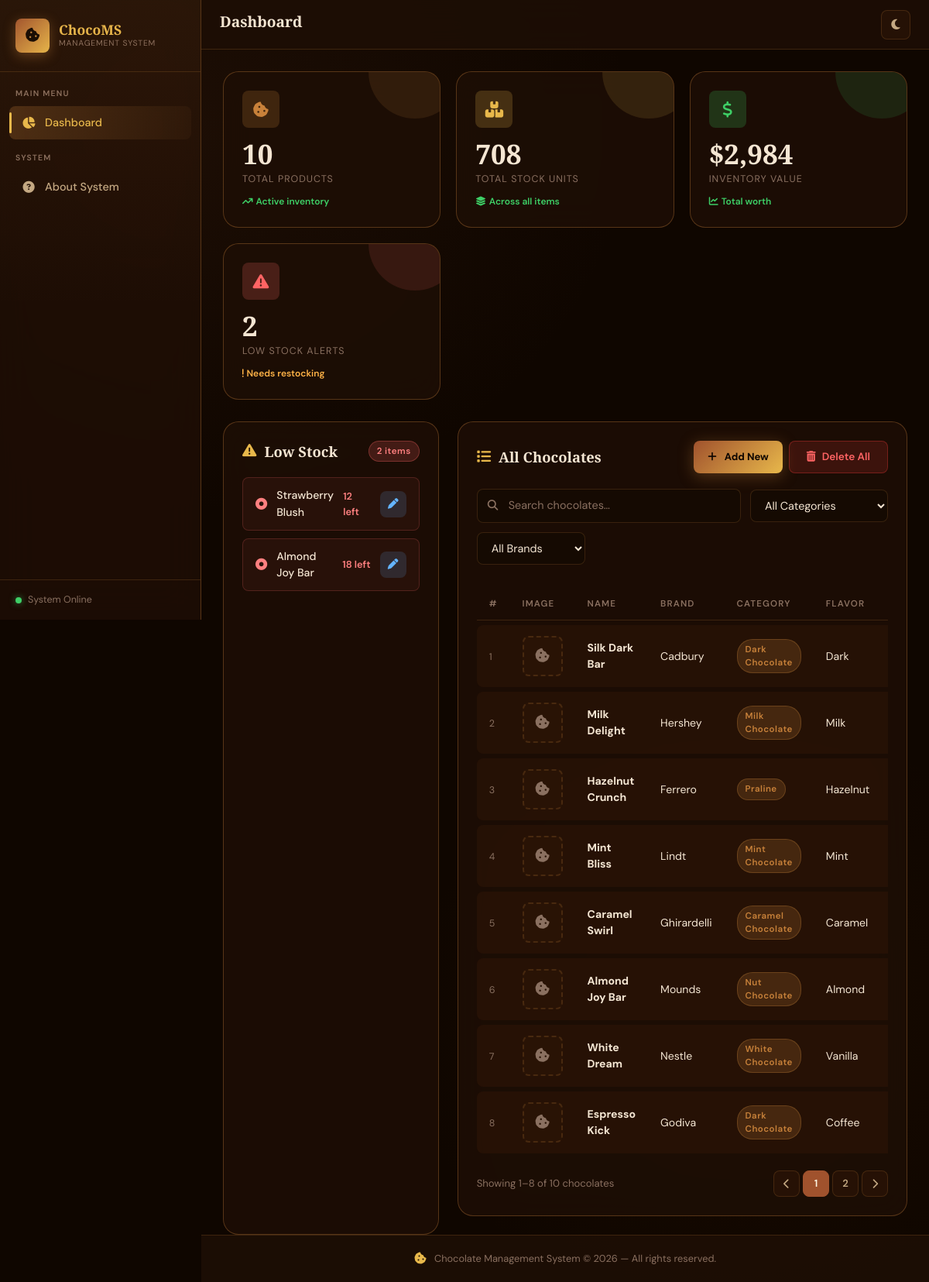
The page / on the database its author committed.
### tables this page shows
CREATE TABLE `chocolates` (
    `id`              INT(11)        NOT NULL AUTO_INCREMENT,
    `name`            VARCHAR(150)   NOT NULL,
    `brand`           VARCHAR(100)   NOT NULL,
    `category`        VARCHAR(100)   NOT NULL,
    `flavor`          VARCHAR(100)   NOT NULL,
    `price`           DECIMAL(10,2)  NOT NULL DEFAULT 0.00,
    `quantity`        INT(11)        NOT NULL DEFAULT 0,
    `expiration_date` DATE           NOT NULL,
    `description`     TEXT,
    `image`           VARCHAR(255)   DEFAULT NULL,
    `date_added`      TIMESTAMP      NOT NULL DEFAULT CURRENT_TIMESTAMP,
    PRIMARY KEY (`id`)
);

### index.php (the view, shortened to what this page needs)
<?php
require_once 'db.php';
$pageTitle  = 'Dashboard';
$activePage = 'dashboard';
$totalChoc = $conn->query("SELECT COUNT(*) AS c FROM chocolates")->fetch_assoc()['c'];
$totalQty  = $conn->query("SELECT SUM(quantity) AS s FROM chocolates")->fetch_assoc()['s'] ?? 0;
$lowStock  = $conn->query("SELECT COUNT(*) AS c FROM chocolates WHERE quantity <= 20")->fetch_assoc()['c'];
$totalVal  = $conn->query("SELECT SUM(price * quantity) AS v FROM chocolates")->fetch_assoc()['v'] ?? 0;
$lowItems = $conn->query("SELECT id, name, brand, quantity FROM chocolates WHERE quantity <= 20 ORDER BY quantity ASC LIMIT 6");
$chocolates = $conn->query("SELECT * FROM chocolates ORDER BY date_added DESC");
require_once 'components/header.php';
?>
<div class="stat-grid">
    <div class="stat-card choco-1">
        <div class="stat-icon"><i class="fa-solid fa-cookie-bite"></i></div>
        <div class="stat-value" data-target="<?= $totalChoc ?>"><?= $totalChoc ?></div>
        <div class="stat-label">Total Products</div>
        <div class="stat-change up"><i class="fa-solid fa-arrow-trend-up"></i> Active inventory</div>
    </div>
    <div class="stat-card choco-2">
        <div class="stat-icon"><i class="fa-solid fa-boxes-stacked"></i></div>
        <div class="stat-value" data-target="<?= $totalQty ?>"><?= number_format($totalQty) ?></div>
        <div class="stat-label">Total Stock Units</div>
        <div class="stat-change up"><i class="fa-solid fa-layer-group"></i> Across all items</div>
    </div>
    <div class="stat-card choco-3">
        <div class="stat-icon"><i class="fa-solid fa-dollar-sign"></i></div>
        <div class="stat-value">$<?= number_format($totalVal, 0) ?></div>
        <div class="stat-label">Inventory Value</div>
        <div class="stat-change up"><i class="fa-solid fa-chart-line"></i> Total worth</div>
    </div>
    <div class="stat-card choco-4">
        <div class="stat-icon"><i class="fa-solid fa-triangle-exclamation"></i></div>
        <div class="stat-value" data-target="<?= $lowStock ?>"><?= $lowStock ?></div>
        <div class="stat-label">Low Stock Alerts</div>
        <div class="stat-change <?= $lowStock > 0 ? 'warn' : 'up' ?>">
            <?= $lowStock > 0 ? 'Needs restocking' : 'All stocked well' ?>
        </div>
    </div>
</div>
<div class="row g-4" id="chocolates">
    <?php if ($lowItems->num_rows > 0): ?>
    <div class="col-12 col-xl-4">
        <div class="glass-card h-100">
            <div class="card-header-line">
                <div class="card-title">
                    <i class="fa-solid fa-triangle-exclamation"></i> Low Stock
                </div>
                <span class="badge-choco badge-low"><?= $lowStock ?> items</span>
            </div>
            <div class="low-stock-list">
                <?php while ($ls = $lowItems->fetch_assoc()): ?>
                <div class="low-stock-item">
                    <i class="fa-solid fa-circle-dot warn-icon"></i>
                    <span class="low-stock-name"><?= htmlspecialchars($ls['name']) ?></span>
                    <span class="low-stock-qty"><?= $ls['quantity'] ?> left</span>
                    <a href="edit.php?id=<?= $ls['id'] ?>" class="btn-icon btn-edit" title="Edit">
                        <i class="fa-solid fa-pen"></i>
                    </a>
                </div>
                <?php endwhile; ?>
            </div>
        </div>
    </div>
    <div class="col-12 col-xl-8">
    <?php else: ?>
    <div class="col-12">
    <?php endif; ?>
        <div class="glass-card">
            <div class="card-header-line">
                <div class="card-title">
                    <i class="fa-solid fa-list"></i> All Chocolates
                </div>
                <div class="d-flex gap-2 flex-wrap">
                    <a href="add.php" class="btn-submit" style="padding:8px 18px;font-size:.82rem;">
                        <i class="fa-solid fa-plus"></i> Add New
                    </a>
                    <button id="deleteAllBtn" class="btn-danger">
                        <i class="fa-solid fa-trash-can"></i> Delete All
                    </button>
                </div>
            </div>
            <div class="filter-bar mb-4">
                <div class="search-wrap">
                    <i class="fa-solid fa-magnifying-glass"></i>
                    <input type="text" id="searchInput" class="search-input" placeholder="Search chocolates…">
                </div>
                <select id="catFilter" class="filter-select">
                    <option value="">All Categories</option>
                </select>
                <select id="brandFilter" class="filter-select">
                    <option value="">All Brands</option>
                </select>
            </div>
            <div class="table-responsive">
                <table class="choco-table">
                    <thead>
                        <tr>
                            <th>#</th>
                            <th>Image</th>
                            <th class="sortable" data-col="2">Name <span class="sort-icon"></span></th>
                            <th class="sortable" data-col="3">Brand <span class="sort-icon"></span></th>
                            <th class="sortable" data-col="4">Category <span class="sort-icon"></span></th>
                            <th class="sortable" data-col="5">Flavor <span class="sort-icon"></span></th>
                            <th class="sortable" data-col="6">Price <span class="sort-icon"></span></th>
                        </tr>
                    </thead>
                    <tbody id="chocoTableBody">
                    <?php
                    $i = 0;
                    while ($ch = $chocolates->fetch_assoc()):
                        $i++;
                        $imgSrc   = (!empty($ch['image']) && file_exists(UPLOAD_DIR . $ch['image']))
                            ? UPLOAD_URL . htmlspecialchars($ch['image'])
                            : null;
                    ?>
                    <tr data-row="<?= $i ?>"
                        data-category="<?= htmlspecialchars($ch['category']) ?>"
                        data-brand="<?= htmlspecialchars($ch['brand']) ?>">
                        <td><span style="color:var(--text-muted);font-size:.78rem;"><?= $i ?></span></td>
                        <td>
                            <?php if ($imgSrc): ?>
                                <img src="<?= $imgSrc ?>" alt="<?= htmlspecialchars($ch['name']) ?>" class="choco-img-cell">
                            <?php else: ?>
                                <div class="img-placeholder"><i class="fa-solid fa-cookie-bite"></i></div>
                            <?php endif; ?>
                        </td>
                        <td><strong><?= htmlspecialchars($ch['name']) ?></strong></td>
                        <td><?= htmlspecialchars($ch['brand']) ?></td>
                        <td><span class="badge-choco badge-category"><?= htmlspecialchars($ch['category']) ?></span></td>
                        <td><?= htmlspecialchars($ch['flavor']) ?></td>
                        <td class="price-col">$<?= number_format($ch['price'], 2) ?></td>
                    </tr>
                    <?php endwhile; ?>
                    </tbody>
                </table>
            </div>
            <div class="pagination-wrap">
                <span class="pagination-info" id="paginationInfo"></span>
                <div class="pagination-btns" id="paginationBtns"></div>
            </div>
        </div>
    </div>
</div>
<?php require_once 'components/footer.php'; ?>

### components/header.php (shortened to what this page needs)
<?php
$pageTitle  = $pageTitle  ?? 'Dashboard';
$activePage = $activePage ?? 'dashboard';
?>
<!DOCTYPE html>
<html lang="en" data-theme="dark">
<head>
    <link href="https://cdn.jsdelivr.net/npm/bootstrap@5.3.3/dist/css/bootstrap.min.css" rel="stylesheet">
    <link href="https://cdnjs.cloudflare.com/ajax/libs/font-awesome/6.5.0/css/all.min.css" rel="stylesheet">
    <link href="https://cdn.jsdelivr.net/npm/sweetalert2@11/dist/sweetalert2.min.css" rel="stylesheet">
    <link rel="stylesheet" href="assets/css/style.css">
</head>
<body>
<aside class="sidebar" id="sidebar">
    <div class="sidebar-brand">
        <span class="brand-icon"><i class="fa-solid fa-cookie-bite"></i></span>
        <div class="brand-text">
            <span class="brand-name">ChocoMS</span>
            <span class="brand-sub">Management System</span>
        </div>
    </div>
    <nav class="sidebar-nav">
        <div class="nav-label">Main Menu</div>
        <a href="index.php" class="nav-item <?= $activePage==='dashboard'?'active':'' ?>">
            <i class="fa-solid fa-chart-pie nav-icon"></i>
            <span>Dashboard</span>
        </a>
        <div class="nav-label mt-3">System</div>
        <a href="about.php" class="nav-item <?= $activePage==='about'?'active':'' ?>">
            <i class="fa-solid fa-circle-question nav-icon"></i>
            <span>About System</span>
        </a>
    </nav>
    <div class="sidebar-footer">
        <div class="system-status">
            <span class="status-dot"></span>
            <span>System Online</span>
        </div>
    </div>
</aside>
<div class="main-wrapper" id="mainWrapper">
    <header class="topbar">
        <div class="topbar-title">
            <h1><?= htmlspecialchars($pageTitle) ?></h1>
        </div>
        <div class="topbar-actions">
            <button class="theme-toggle" id="themeToggle" title="Toggle Theme">
                <i class="fa-solid fa-moon" id="themeIcon"></i>
            </button>
        </div>
    </header>
    <main class="page-content">

### components/footer.php (shortened to what this page needs)
    </main>
    <footer class="site-footer">
        <div class="footer-inner">
            <span class="footer-icon"><i class="fa-solid fa-cookie-bite"></i></span>
            <span>Chocolate Management System &copy; 2026 &mdash; All rights reserved.</span>
        </div>
    </footer>
</div>
</body>
</html>

### rows shown on the page
chocolates: name "Strawberry Blush", quantity "12"
chocolates: name "Almond Joy Bar", quantity "18", brand "Mounds", category "Nut Chocolate", flavor "Almond"
chocolates: name "Silk Dark Bar", brand "Cadbury", category "Dark Chocolate", flavor "Dark"
chocolates: name "Milk Delight", brand "Hershey", category "Milk Chocolate", flavor "Milk"
chocolates: name "Hazelnut Crunch", brand "Ferrero", category "Praline", flavor "Hazelnut"
chocolates: name "Mint Bliss", brand "Lindt", category "Mint Chocolate", flavor "Mint"
chocolates: name "Caramel Swirl", brand "Ghirardelli", category "Caramel Chocolate", flavor "Caramel"
chocolates: name "White Dream", brand "Nestle", category "White Chocolate", flavor "Vanilla"
chocolates: name "Espresso Kick", brand "Godiva", category "Dark Chocolate", flavor "Coffee"

### other values the page prints
$pageTitle "Dashboard"
$totalChoc "10"
$totalQty "708"
$totalVal "2,984"
$lowStock "2"
